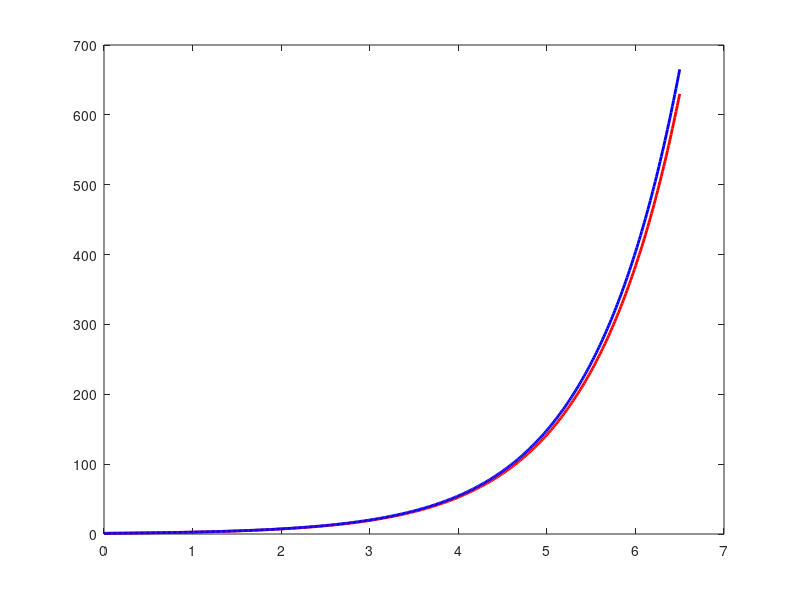

Here is the MATLAB script that generated this plot:

    tfinal=6.5;
    L=470;
    tau=tfinal/L;
    t=0:tau:tfinal;
    A=zeros(L+1, 1000);
    for r=1:1000
    X=1;           %Initial number of molecules X0
    Xvals(1) = X;
    c=1;
    %For loop to implement tau-leaping algorithm
    for i=1:L
        a=c*X;
        X=X+poissrnd(tau*a);
        Xvals(i+1)=X;
    end
    A(:,r)=Xvals;
    end
    for k=1:L+1
	mean_(k) = mean(A(k,:));
    end
    
    plot(t, mean_, 'r', 'LineWidth', 2); hold on;
    plot(t, exp(t), 'b', 'LineWidth', 2); 